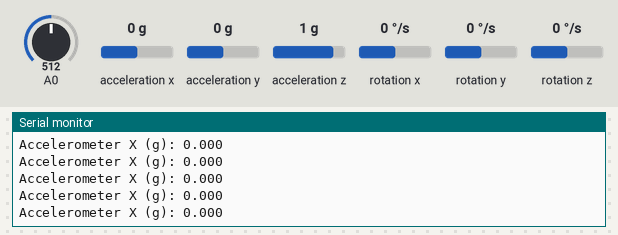
Bench run of a sketch on a simulated Arduino Uno, built with avr-gcc and run on an emulated ATmega328P. Shown: the last lines printed to the serial monitor. Inputs (shaded band) come from the test bench; at power-on: acceleration x 0 g, A0 = 512, acceleration y 0 g, acceleration z 1 g, rotation x 0 °/s, rotation y 0 °/s, rotation z 0 °/s.

Above: at 1.2 s.
1.3 s: acceleration x set to -1.4 g
At 1.34 s:
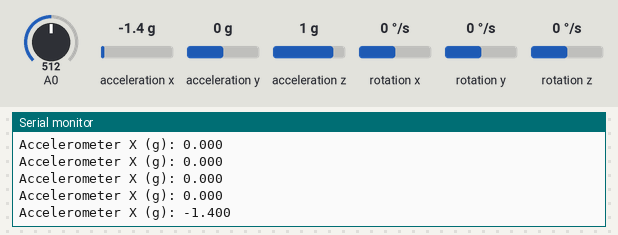
2.8 s: acceleration x set to -0.8 g
At 2.88 s:
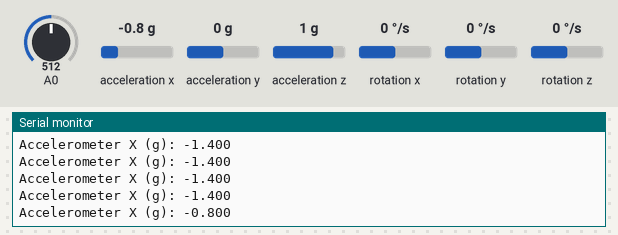
Timing chart, 0 to 5.8 s (numbered marks = the images above; inputs shaded):
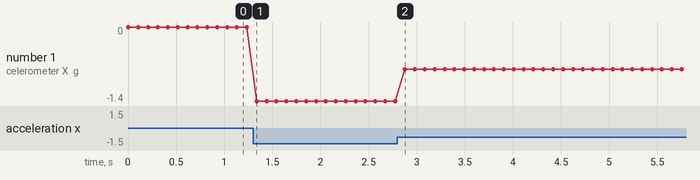

The sketch:

MasterSendData.ino
```cpp
#include <Wire.h>
#include <MPU6050.h>

// Buat objek MPU6050
MPU6050 mpu;

// Rumus konversi untuk akselerometer (MPU6050)
const float MPU6050_SENSITIVITY = 16384.0; // Sensitivitas akselerometer (untuk resolusi ±2g)

void setup() {
  // Mulai komunikasi serial dan I2C
  Serial.begin(115200);
  Wire.begin();

  // Inisialisasi sensor MPU6050
  mpu.initialize();

  // Cek apakah MPU6050 berhasil terhubung
  if (mpu.testConnection()) {
    Serial.println("MPU6050 terhubung dengan sukses!");
  } else {
    Serial.println("Gagal terhubung ke MPU6050");
    while (1); // Hentikan eksekusi jika gagal terhubung
  }
}

void loop() {
  // Variabel untuk menyimpan data akselerasi
  int16_t ax, ay, az;  // Akselerasi sumbu X, Y, Z

  // Membaca data akselerasi dari sensor
  mpu.getAcceleration(&ax, &ay, &az);

  // Mengonversi nilai akselerasi menjadi tegangan
  // Dengan menggunakan ADC pada sumbu X (misalnya, akselerometer X)

  // Konversi nilai akselerasi (dalam raw values) ke dalam satuan 'g' (gravitasi)
  float ax_g = ax / MPU6050_SENSITIVITY; // Menghitung akselerasi pada sumbu X dalam 'g'

  // Menampilkan data akselerometer hanya untuk sumbu X dalam satuan 'g'
  Serial.print("Accelerometer X (g): ");
  Serial.println(ax_g, 3);  // Menampilkan dengan 3 angka di belakang koma

  // Membaca nilai ADC dari pin A0 (misalnya)
  int adcValue = analogRead(A0);

  // Mengonversi nilai ADC menjadi tegangan (referensi 3.3V, dengan resolusi 12 bit untuk ADC)
  // Pada 12 bit ADC, rentang nilai adalah 0-4095
  float voltage = (adcValue / 4095.0) * 3.3;  // Mengonversi nilai ADC menjadi tegangan

  // Menampilkan nilai ADC dan tegangan
  // Menunggu sejenak sebelum mengambil data lagi
  delay(100);
}
```

Measured:
- after the input at 1.3 s, the serial monitor: prints a new line at once (image 1)
- after the input at 2.8 s, the serial monitor: prints a new line after 0.08 s (image 2)
- plotted number 1: 0 → -1.4 after the input at 1.3 s, -1.4 → -0.8 after the input at 2.8 s
